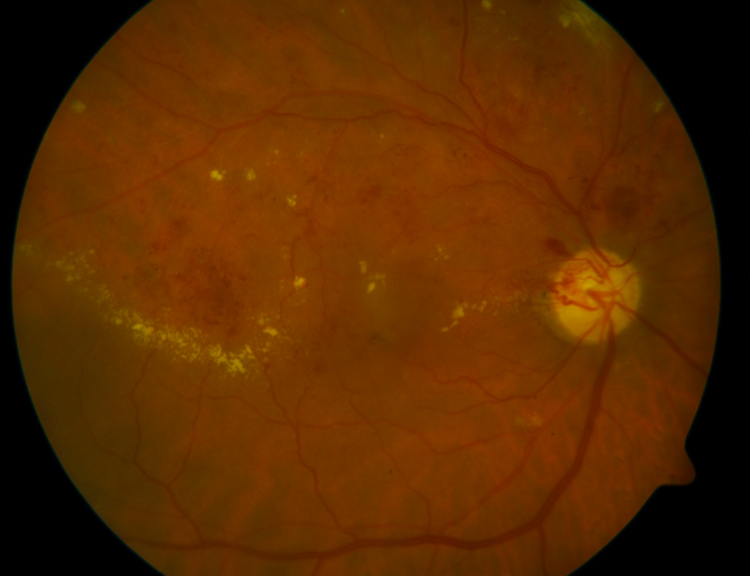
#> input picture ImagensDoProjeto/diaretdb1_image016.png, 1500 x 1152 px, found by its file name (shown at 1/2 size)
$ python Figura09.py
#> lines starting #> are read from the running program, lines starting #| are printed output that depends on the picture; after the words box and inside, x2 and y2 are one past the last pixel; in counts of white or black regions, pixels touching at a corner belong together
from skimage.measure import regionprops, regionprops_table
from skimage.morphology import remove_small_objects
import skimage
import matplotlib.pyplot as plt
from skimage.color import rgb2gray
import cv2
import numpy as np


im = cv2.imread("images/diaretdb1_image016.png")
#> im is the input picture: shape (1152, 1500, 3); mean B, G, R 0.3, 42.5, 89.6
scalaPercent = 20
widht = int(im.shape[1] * scalaPercent / 100)
#> widht = 300
height = int(im.shape[0] * scalaPercent / 100)
#> height = 230
dim = (widht, height)
#> dim = (300, 230)
im = cv2.resize(im, dim, interpolation=cv2.INTER_AREA)
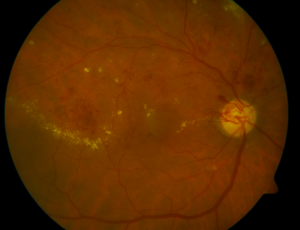
#> im: shape (230, 300, 3); mean B, G, R 0.2, 42.5, 89.6
#cv2.imshow("Imagem Original", im)


g = im[:,:,1]
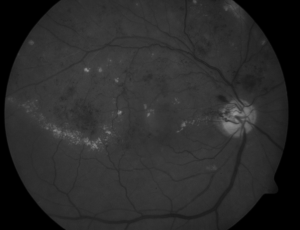
#> g: shape (230, 300); min 0, max 147, mean 42.5
alpha = 1.5
beta = 10
out = cv2.convertScaleAbs(g, alpha=alpha, beta=beta)
out2 = out.copy()
edges = cv2.Canny(out,20,120)
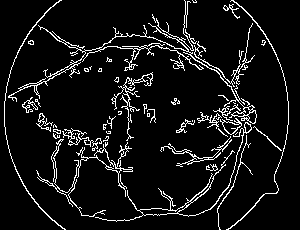
#> edges: shape (230, 300); 7.9% white in thin lines or dots
#cv2.imshow("Canny", edges)


cnts = cv2.findContours(edges, cv2.RETR_EXTERNAL, cv2.CHAIN_APPROX_SIMPLE)
#> cnts = 51 contours, 34 with area under 20; largest, box (x1, y1, x2, y2) and area: (8, 0, 257, 124) 570, (95, 122, 252, 222) 357, (220, 118, 242, 135) 154, (36, 139, 133, 217) 138, (160, 136, 232, 167) 96
cnts = cnts[0] if len(cnts) == 2 else cnts[1]
cv2.fillPoly(out, cnts, [255,255,255])
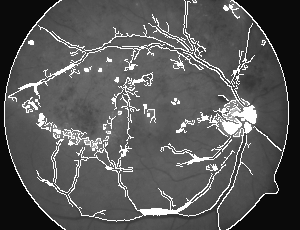
#> out: shape (230, 300); min 10, max 255, mean 88.5
#cv2.imshow("Preenchimento", out)


rs = out - edges
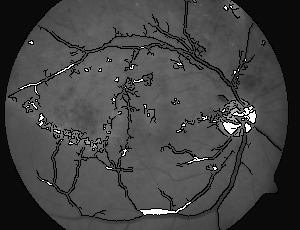
#> rs: shape (230, 300); min 0, max 255, mean 68.3
_, rs2 = cv2.threshold(rs, 130, 255, cv2.THRESH_BINARY)
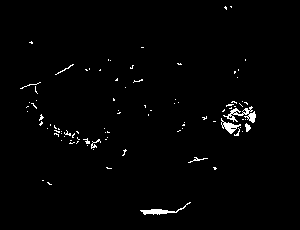
#> rs2: shape (230, 300); 1.5% white in thin lines or dots, all inside (x1, y1, x2, y2) = (20, 6, 256, 215)
#cv2.imshow("Binarizacao", rs2)


final = np.concatenate((edges, out, rs2), axis=1)
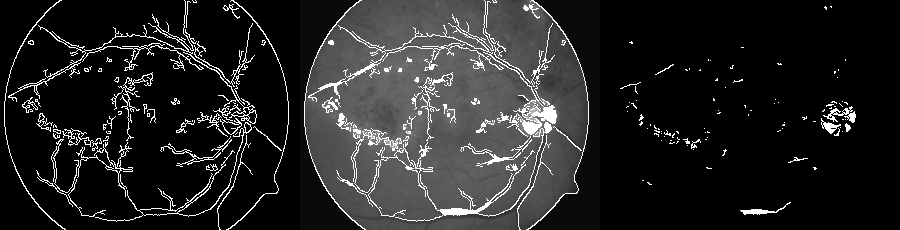
#> final: shape (230, 900); min 0, max 255, mean 37.5
cv2.imshow("Figura09", final)

$ run again, with ImagensDoProjeto/diaretdb1_image001.png copied over ImagensDoProjeto/diaretdb1_image016.png
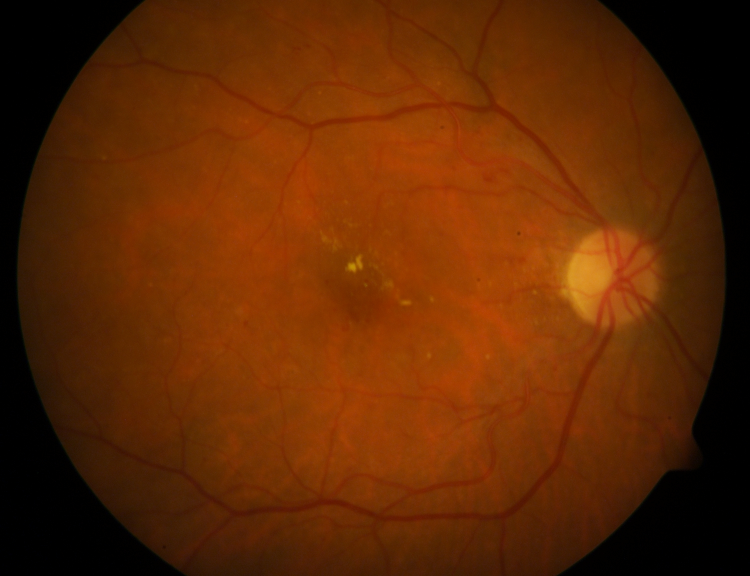
#> input picture ImagensDoProjeto/diaretdb1_image001.png, 1500 x 1152 px, found by its file name (shown at 1/2 size)
#> im is the input picture: shape (1152, 1500, 3); mean B, G, R 2.8, 40, 94.9
#> im: shape (230, 300, 3)
#> `edges = cv2.Canny(out,20,120)`:
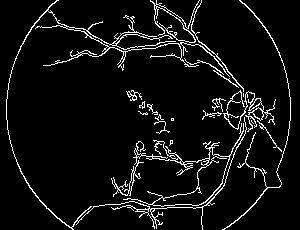
#> edges: shape (230, 300); 6.3% white in thin lines or dots
#> cnts = 23 contours, 16 with area under 20; largest, box (x1, y1, x2, y2) and area: (111, 123, 244, 207) 1620, (6, 0, 247, 230) 366, (223, 90, 276, 130) 203, (150, 0, 200, 43) 142, (222, 0, 291, 230) 100, (191, 0, 244, 92) 46, (126, 90, 142, 101) 36
#> rs2: shape (230, 300); 3.1% white; 44 white regions (36 under 20 px), largest, box (x1, y1, x2, y2) and area: (153, 148, 229, 206) 1230, (220, 92, 247, 128) 486, (253, 108, 263, 120) 63
#> `final = np.concatenate((edges, out, rs2), axis=1)`:
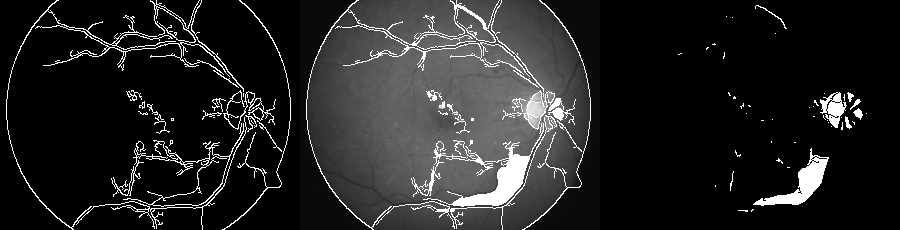
#> final: shape (230, 900); min 0, max 255, mean 36.2

$ run again, with ImagensDoProjeto/diaretdb1_image002.png copied over ImagensDoProjeto/diaretdb1_image016.png
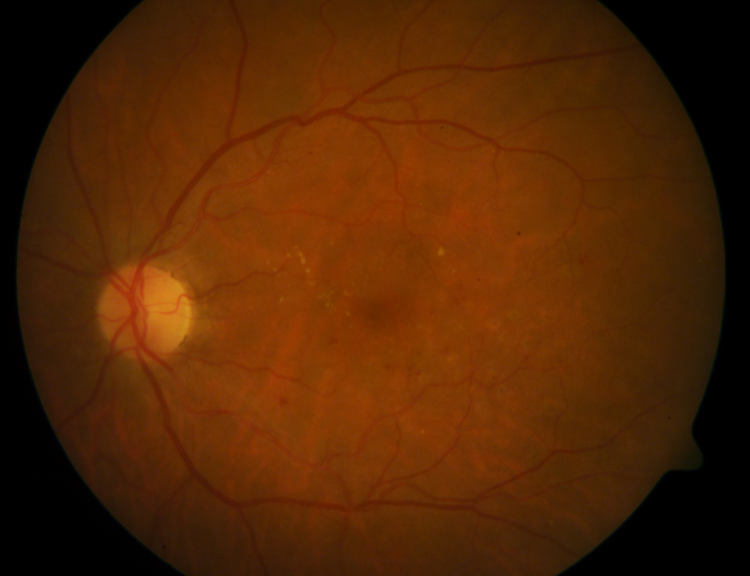
#> input picture ImagensDoProjeto/diaretdb1_image002.png, 1500 x 1152 px, found by its file name (shown at 1/2 size)
#> im is the input picture: shape (1152, 1500, 3); mean B, G, R 4, 37.8, 82.8
#> im: shape (230, 300, 3)
#> `edges = cv2.Canny(out,20,120)`:
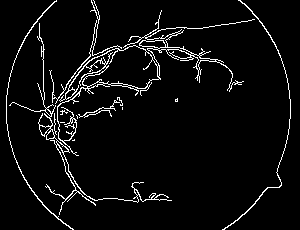
#> edges: shape (230, 300); 4.9% white in thin lines or dots
#> cnts = 15 contours, 10 with area under 20; largest, box (x1, y1, x2, y2) and area: (57, 10, 255, 156) 2760, (9, 23, 172, 215) 314, (6, 0, 74, 230) 86, (222, 0, 291, 230) 82, (49, 20, 97, 104) 29
#> rs2: shape (230, 300); 4.1% white; 21 white regions (13 under 20 px), largest, box (x1, y1, x2, y2) and area: (83, 46, 159, 89) 1918, (58, 106, 81, 140) 448, (140, 41, 215, 70) 201
#> `final = np.concatenate((edges, out, rs2), axis=1)`:
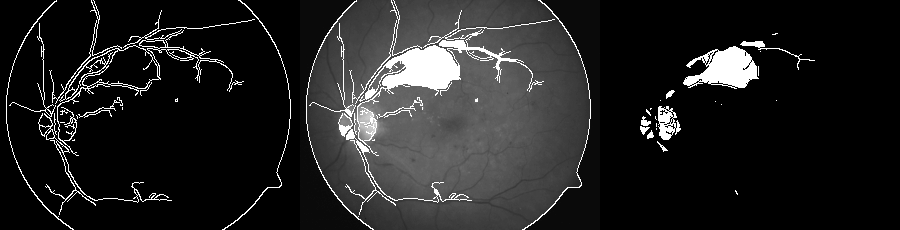
#> final: shape (230, 900); min 0, max 255, mean 34.6

$ run again, with ImagensDoProjeto/diaretdb1_image003.png copied over ImagensDoProjeto/diaretdb1_image016.png
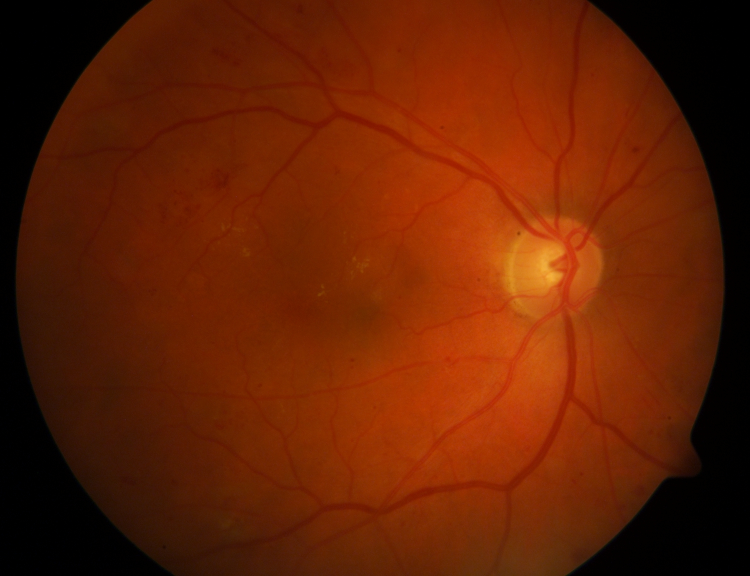
#> input picture ImagensDoProjeto/diaretdb1_image003.png, 1500 x 1152 px, found by its file name (shown at 1/2 size)
#> im is the input picture: shape (1152, 1500, 3); mean B, G, R 3, 32.9, 99.5
#> im: shape (230, 300, 3)
#> edges: shape (230, 300); 7% white in thin lines or dots
#> cnts = 21 contours, 10 with area under 20; largest, box (x1, y1, x2, y2) and area: (223, 0, 290, 230) 478, (73, 114, 228, 217) 258, (17, 32, 226, 118) 255, (198, 0, 234, 90) 118, (5, 0, 69, 230) 86
#> rs2: shape (230, 300); 1.7% white; 49 white regions (40 under 20 px), largest, box (x1, y1, x2, y2) and area: (194, 90, 226, 117) 480, (228, 97, 241, 120) 159, (201, 114, 223, 129) 114
#> `final = np.concatenate((edges, out, rs2), axis=1)`:
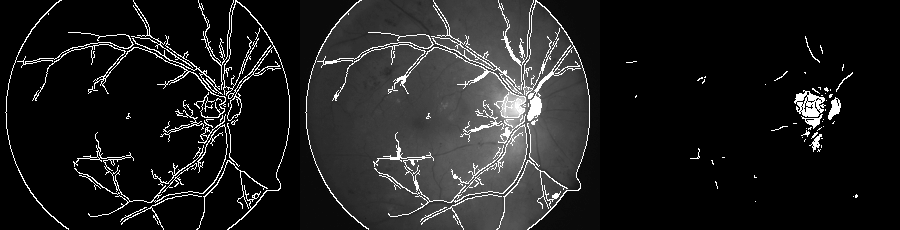
#> final: shape (230, 900); min 0, max 255, mean 31.7
